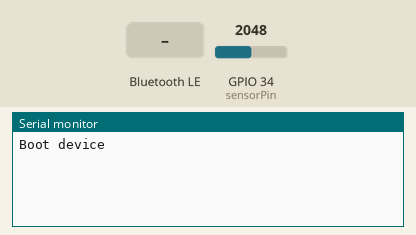
Bench run of a sketch on a simulated ESP32. Shown: the last lines printed to the serial monitor. The test bench sets the inputs (shaded band); at power-on: GPIO 34 (sensorPin) = 2048. Nothing arrives over Bluetooth unless stated; a phone connects over Bluetooth LE 3 s after start.

Above: at 1.2 s.
1.3 s: Bluetooth LE write "on" received
At 2.3 s:
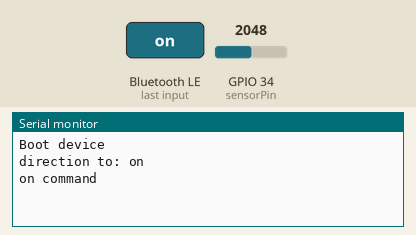
2.8 s: Bluetooth LE write "on" received
At 2.96 s:
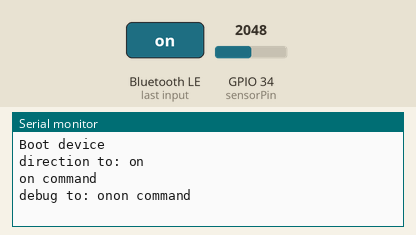
4.5 s: Bluetooth LE write "on" received
At 5.7 s:
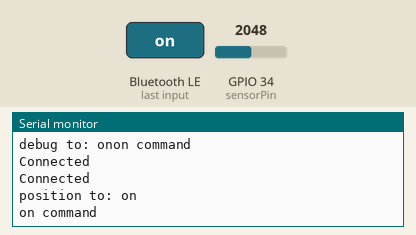
6.0 s: Bluetooth LE write "off" received
At 7.1 s:
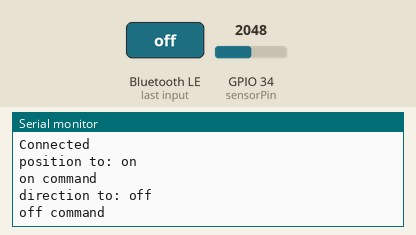
7.5 s: Bluetooth LE write "off" received
At 8.3 s:
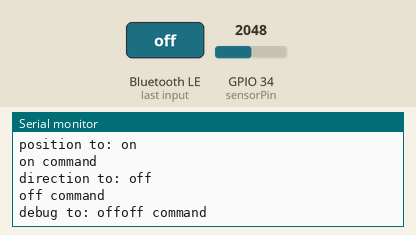
9.0 s: Bluetooth LE write "off" received
At 9.4 s:
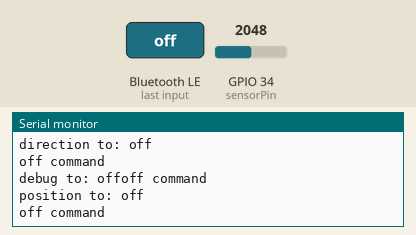

Measured:
- after the input at 1.3 s, the serial monitor: prints a new line at once (image 1)
- after the input at 2.8 s, the serial monitor: prints a new line at once (image 2)
- after the input at 4.5 s, the serial monitor: prints a new line at once (image 3)
- after the input at 6.0 s, the serial monitor: prints a new line at once (image 4)
- after the input at 7.5 s, the serial monitor: prints a new line at once (image 5)
- after the input at 9.0 s, the serial monitor: prints a new line at once (image 6)

The sketch:

SmartCurtainBLE.ino
```cpp
/*
    Based on Neil Kolban example for IDF: https://github.com/nkolban/esp32-snippets/blob/master/cpp_utils/tests/BLE%20Tests/SampleWrite.cpp
    Ported to Arduino ESP32 by Evandro Copercini
*/

#include <BLEDevice.h>
#include <BLEUtils.h>
#include <BLEServer.h>
#include <BLE2902.h>

#define uS_TO_S_FACTOR 1000000  //Conversion factor for micro seconds to seconds
#define TIME_TO_SLEEP  2        //Time ESP32 will go to sleep (in seconds)

RTC_DATA_ATTR int direction = 0;
RTC_DATA_ATTR int position = 0;

int connections_count = 0;
int try_count = 0;

#include "CustomStepper.h"

#include "BatteryService.h"
#include "CurtainService.h"

void setup() {
  Serial.begin(115200);

  Serial.println("Boot device");

  BLEDevice::init("SmartCurtain");

  InitCurtainBLE();

  InitBateryBLE();
  UpdateBateryBLE();
}

void loop() {
  UpdateBateryBLE();
  /*
  if (connections_count == 0) {
    try_count++;
    if (try_count > 20) {
      Serial.println("Sleep by timeout");
      esp_sleep_enable_timer_wakeup(TIME_TO_SLEEP * uS_TO_S_FACTOR);
      esp_deep_sleep_start();
    }
  }
  */
  delay(100);
}
```

BatteryService.h
```cpp
#pragma once

#define BatteryService BLEUUID((uint16_t)0x180F)

int sensorValue = 0;
int sensorPin = 34;
float vMax = 3.5;
int valMax = 4095;
float kDiv = 2.1;
float vMaxBat = 4.30;
int percentage = 0;


BLECharacteristic BatteryLevelCharacteristic(BLEUUID((uint16_t)0x2A19), BLECharacteristic::PROPERTY_READ | BLECharacteristic::PROPERTY_NOTIFY);

BLEDescriptor BatteryLevelDescriptor(BLEUUID((uint16_t)0x2901));

class BatteryServerCallbacks : public BLEServerCallbacks {
    void onConnect(BLEServer* pServer) {
      connections_count++;
      Serial.println("Connected");
    };
    void onDisconnect(BLEServer* pServer) {
      connections_count--;
      if (connections_count < 0) {
        connections_count = 0;
      }
      Serial.println("Disconnected");
    }
};

void InitBateryBLE() {
  BLEDevice::init("BLE Battery");
  // Create the BLE Server
  BLEServer *pServer = BLEDevice::createServer();
  pServer->setCallbacks(new BatteryServerCallbacks());

  // Create the BLE Service
  BLEService *pBattery = pServer->createService(BatteryService);

  pBattery->addCharacteristic(&BatteryLevelCharacteristic);
  BatteryLevelDescriptor.setValue("Percentage 0 - 100");
  BatteryLevelCharacteristic.addDescriptor(&BatteryLevelDescriptor);
  BatteryLevelCharacteristic.addDescriptor(new BLE2902());

  pServer->getAdvertising()->addServiceUUID(BatteryService);

  pBattery->start();
  pServer->getAdvertising()->start();
}

float valueToVolt(int value){
  return kDiv*value*vMax/valMax;
}

int calcPercenage(float vreal, float vmax) {
  return round(100*vreal/vmax);
}

void UpdateBateryBLE() {

  sensorValue = analogRead(sensorPin);
  percentage = calcPercenage(valueToVolt(sensorValue), vMaxBat);
  //Serial.println("sensor "+ String(sensorValue) +" volts " + String(valueToVolt(sensorValue)));
  //Serial.println(percentage);
  BatteryLevelCharacteristic.setValue(percentage);
  BatteryLevelCharacteristic.notify();
}
```

CurtainService.h
```cpp
#pragma once

#define SERVICE_UUID                 "7ad39eeb-a1bd-11eb-bcbc-0242ac130002"
#define POSITION_CHARACTERISTIC_UUID "POSITION-a1bd-11eb-bcbc-0242ac130002"
#define DIRECION_CHARACTERISTIC_UUID "DIRECION-a1bd-11eb-bcbc-0242ac130002"
#define DEBUG_CHARACTERISTIC_UUID    "DEBUG000-a1bd-11eb-bcbc-0242ac130002"

class CurtainServerCallbacks: public BLEServerCallbacks {
    void onConnect(BLEServer* pServer) {
      connections_count++;
      Serial.println("Connected");
    };
    void onDisconnect(BLEServer* pServer) {
      connections_count--;
      if (connections_count < 0) {
        connections_count = 0;
      }
      Serial.println("Disconnected");
    }
};

class DirectionCallback: public BLECharacteristicCallbacks {
    void onWrite(BLECharacteristic *pCharacteristic) {
      std::string value = pCharacteristic->getValue();

      if (value.length() > 0) {
        Serial.print("direction to: ");
        for (int i = 0; i < value.length(); i++)
          Serial.print(value[i]);
        Serial.println();

        if (value == "on") {
          Serial.println("on command");
        } else if (value == "off") {
          Serial.println("off command");
        } else {
          Serial.println("unknow command");
        }
      }
    }
};

class PositionCallback: public BLECharacteristicCallbacks {
    void onWrite(BLECharacteristic *pCharacteristic) {
      std::string value = pCharacteristic->getValue();

      if (value.length() > 0) {
        Serial.print("position to: ");
        for (int i = 0; i < value.length(); i++)
          Serial.print(value[i]);
        Serial.println();

        if (value == "on") {
          Serial.println("on command");
        } else if (value == "off") {
          Serial.println("off command");
        } else {
          Serial.println("unknow command");
        }
      }
    }
};

class DebugCallback: public BLECharacteristicCallbacks {
    void onWrite(BLECharacteristic *pCharacteristic) {
      std::string value = pCharacteristic->getValue();

      if (value.length() > 0) {
        Serial.print("debug to: ");
        for (int i = 0; i < value.length(); i++)
          Serial.print(value[i]);

        if (value == "on") {
          Serial.println("on command");
        } else if (value == "off") {
          Serial.println("off command");
        } else {
          Serial.println("unknow command");
        }
      }
    }
};

void InitCurtainBLE() {
	  BLEServer *pServer = BLEDevice::createServer();
	  pServer->setCallbacks(new CurtainServerCallbacks());

	  BLEService *pService = pServer->createService(SERVICE_UUID);

	  BLECharacteristic *pCharacteristicDirection = pService->createCharacteristic(
	        DIRECION_CHARACTERISTIC_UUID,
	        BLECharacteristic::PROPERTY_READ |
	        BLECharacteristic::PROPERTY_WRITE
	      );

	  BLECharacteristic *pCharacteristicDebug = pService->createCharacteristic(
	        DEBUG_CHARACTERISTIC_UUID,
	        BLECharacteristic::PROPERTY_READ |
	        BLECharacteristic::PROPERTY_WRITE
	      );

	  BLECharacteristic *pCharacteristicPosition = pService->createCharacteristic(
	        POSITION_CHARACTERISTIC_UUID,
	        BLECharacteristic::PROPERTY_READ |
	        BLECharacteristic::PROPERTY_WRITE
	      );

	  pCharacteristicDirection->setCallbacks(new DirectionCallback());
	  pCharacteristicDebug->setCallbacks(new DebugCallback());
	  pCharacteristicPosition->setCallbacks(new PositionCallback());

	  pCharacteristicDirection->setValue(direction);
	  pCharacteristicPosition->setValue(position);
	  pService->start();

	  BLEAdvertising *pAdvertising = pServer->getAdvertising();
	  pAdvertising->start();
}
```

CustomStepper.h
```cpp
#pragma once

class CustomStepper {
  public:
    CustomStepper(int in1, int in2, int in3, int in4) {
      IN1 = in1;
      IN2 = in2;
      IN3 = in3;
      IN4 = in4;
      pinMode(IN1, OUTPUT);
      pinMode(IN2, OUTPUT);
      pinMode(IN3, OUTPUT);
      pinMode(IN4, OUTPUT);
    };
    void move() {
      stepper(this->step);
    };
    void stop() {
      digitalWrite(IN1, LOW);
      digitalWrite(IN2, LOW);
      digitalWrite(IN3, LOW);
      digitalWrite(IN4, LOW);
    }
    void stepper(int xw) {
      for (int x = 0; x < xw; x++) {
        switch (steps) {
          case 0:
            digitalWrite(IN1, LOW);
            digitalWrite(IN2, LOW);
            digitalWrite(IN3, LOW);
            digitalWrite(IN4, HIGH);
            break;
          case 1:
            digitalWrite(IN1, LOW);
            digitalWrite(IN2, LOW);
            digitalWrite(IN3, HIGH);
            digitalWrite(IN4, HIGH);
            break;
          case 2:
            digitalWrite(IN1, LOW);
            digitalWrite(IN2, LOW);
            digitalWrite(IN3, HIGH);
            digitalWrite(IN4, LOW);
            break;
          case 3:
            digitalWrite(IN1, LOW);
            digitalWrite(IN2, HIGH);
            digitalWrite(IN3, HIGH);
            digitalWrite(IN4, LOW);
            break;
          case 4:
            digitalWrite(IN1, LOW);
            digitalWrite(IN2, HIGH);
            digitalWrite(IN3, LOW);
            digitalWrite(IN4, LOW);
            break;
          case 5:
            digitalWrite(IN1, HIGH);
            digitalWrite(IN2, HIGH);
            digitalWrite(IN3, LOW);
            digitalWrite(IN4, LOW);
            break;
          case 6:
            digitalWrite(IN1, HIGH);
            digitalWrite(IN2, LOW);
            digitalWrite(IN3, LOW);
            digitalWrite(IN4, LOW);
            break;
          case 7:
            digitalWrite(IN1, HIGH);
            digitalWrite(IN2, LOW);
            digitalWrite(IN3, LOW);
            digitalWrite(IN4, HIGH);
            break;
          default:
            digitalWrite(IN1, LOW);
            digitalWrite(IN2, LOW);
            digitalWrite(IN3, LOW);
            digitalWrite(IN4, LOW);
            break;
        }
        updateSteps();
        delay(1);
      }
    }
    void updateSteps() {
      if (direction == 1) {
        steps++;
      }
      if (direction == -1) {
        steps--;
      }
      if (direction == 0) {
        stop();
      }
      if (steps > 7) {
        steps = 0;
      }
      if (steps < 0) {
        steps = 7;
      }
    }
    int direction = 0;
    boolean debug = false;
    int step = 20;
  private:
    int IN1, IN2, IN3, IN4;
    int steps = 0;
};
```
